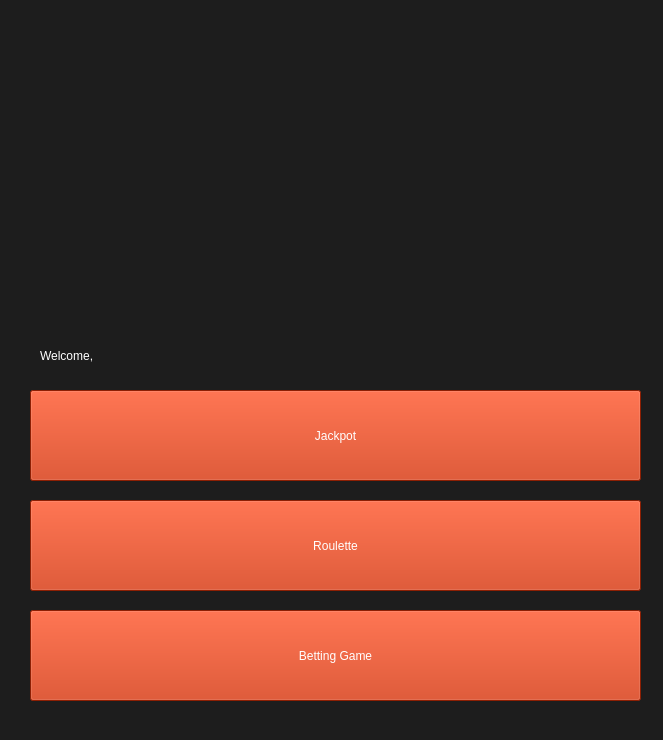
<?xml version="1.0" encoding="UTF-8"?>
<ui version="4.0">
 <class>UserRoom</class>
 <widget class="QWidget" name="UserRoom">
  <property name="geometry">
   <rect>
    <x>0</x>
    <y>0</y>
    <width>663</width>
    <height>740</height>
   </rect>
  </property>
  <property name="windowTitle">
   <string>Form</string>
  </property>
  <property name="styleSheet">
   <string notr="true">background-color: rgb(29, 29, 29);
color: rgb(255, 255, 255);
font: 87 18pt &quot;Segoe UI Black&quot;;</string>
  </property>
  <widget class="QLabel" name="label">
   <property name="geometry">
    <rect>
     <x>40</x>
     <y>10</y>
     <width>591</width>
     <height>311</height>
    </rect>
   </property>
   <property name="text">
    <string/>
   </property>
   <property name="pixmap">
    <pixmap>../casino-logo-02.png</pixmap>
   </property>
   <property name="scaledContents">
    <bool>true</bool>
   </property>
  </widget>
  <widget class="QPushButton" name="pushButton">
   <property name="geometry">
    <rect>
     <x>30</x>
     <y>390</y>
     <width>611</width>
     <height>91</height>
    </rect>
   </property>
   <property name="styleSheet">
    <string notr="true">background-color: rgb(197, 43, 4);
color: rgb(255, 255, 255);
font: 87 28pt &quot;Segoe UI Black&quot;;</string>
   </property>
   <property name="text">
    <string>Jackpot</string>
   </property>
  </widget>
  <widget class="QPushButton" name="pushButton_2">
   <property name="geometry">
    <rect>
     <x>30</x>
     <y>500</y>
     <width>611</width>
     <height>91</height>
    </rect>
   </property>
   <property name="styleSheet">
    <string notr="true">background-color: rgb(197, 43, 4);
color: rgb(255, 255, 255);
font: 87 28pt &quot;Segoe UI Black&quot;;</string>
   </property>
   <property name="text">
    <string>Roulette</string>
   </property>
  </widget>
  <widget class="QPushButton" name="pushButton_3">
   <property name="geometry">
    <rect>
     <x>30</x>
     <y>610</y>
     <width>611</width>
     <height>91</height>
    </rect>
   </property>
   <property name="styleSheet">
    <string notr="true">background-color: rgb(197, 43, 4);
color: rgb(255, 255, 255);
font: 87 28pt &quot;Segoe UI Black&quot;;</string>
   </property>
   <property name="text">
    <string>Betting Game</string>
   </property>
  </widget>
  <widget class="QLabel" name="label_2">
   <property name="geometry">
    <rect>
     <x>40</x>
     <y>335</y>
     <width>591</width>
     <height>41</height>
    </rect>
   </property>
   <property name="text">
    <string>Welcome, </string>
   </property>
  </widget>
 </widget>
 <resources/>
 <connections/>
</ui>
